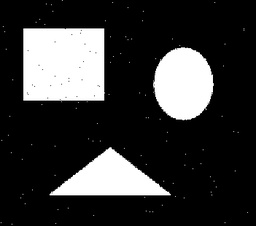
#> input picture Project3/original_imgs/noise.jpg, 256 x 226 px, shrunk from 351 x 310 before the run, found by its file name
$ python closingOpening.py
#> lines starting #> are read from the running program, lines starting #| are printed output that depends on the picture; after the words box and inside, x2 and y2 are one past the last pixel; in counts of white or black regions, pixels touching at a corner belong together
#!/usr/bin/env python3
# -*- coding: utf-8 -*-
"""
Created on Mon Nov 26 21:29:53 2018

@author: stutishukla
"""
import cv2
import numpy as np
# [6 lines of commented-out code are left out]

img = cv2.imread("/Users/stutishukla/Downloads/proj3_cse573/original_imgs/noise.jpg", cv2.IMREAD_GRAYSCALE)
#> img is the input picture: shape (226, 256); min 0, max 255, mean 54.2
#print(img)
img=img/255

a = np.asarray(img)
#print(a)
kernelW, kernelH = 3, 3
kernelData = [[0 for x in range(kernelW)] for y in range(kernelH)]
kernelData[0][0] = 1
kernelData[0][1] = 1
kernelData[0][2] = 1
kernelData[1][0] = 1
kernelData[1][1] = 1
kernelData[1][2] = 1
kernelData[2][0] = 1
kernelData[2][1] = 1
kernelData[2][2] = 1

imageH=len(img)
#> imageH = 226
imageW=len(img[0])
#> imageW = 256

updatedImageData = [[0 for x in range(imageW)] for y in range(imageH)]
newUpdatedImageData = [[0 for x in range(imageW)] for y in range(imageH)]
updatedImageDataII = [[0 for x in range(imageW)] for y in range(imageH)]
newUpdatedImageDataII = [[0 for x in range(imageW)] for y in range(imageH)]
finalImage = [[0 for x in range(imageW)] for y in range(imageH)]


def calculateDilationat(widthindex , heightindex, curr_img, order=None):

    result = 0;

    for i in range(kernelH):
        for j in range(kernelW):
            currentWidthIndex = widthindex-1+j
            currentHeightIndex = heightindex-1+i

            if((currentHeightIndex<0) or (currentHeightIndex >= imageH)):
                continue

            if ((currentWidthIndex < 0) or (currentWidthIndex >= imageW)):
                continue

            if((curr_img[currentHeightIndex][currentWidthIndex]==1) and (kernelData[i][j]==1)):
                #print('255')
                if order == 1:
                    result = 255
                else:
                    result=1
                break


    return result

def calculateErosionat(widthindex , heightindex, curr_img, order=None):

    result = 0

    for i in range(kernelH):
        for j in range(kernelW):
            currentWidthIndex = widthindex-1+j
            currentHeightIndex = heightindex-1+i

            if((currentHeightIndex<0) or (currentHeightIndex >= imageH)):
                continue

            if ((currentWidthIndex < 0) or (currentWidthIndex >= imageW)):
                continue

            if((curr_img[currentHeightIndex][currentWidthIndex]==1) and (kernelData[i][j]==1)):
                result += 1

    if(result==9):
        if order== 1:
            result = 255
        else:
            result=1
    else:
         result=0

    return result

for i in range(imageH):
    for j in range(imageW):
        currentHeightOffset = i
        currentWidthOffset = j
        kernelValue = calculateDilationat(currentWidthOffset,currentHeightOffset, a)
        updatedImageData[i][j] = kernelValue

updatedImageDataH=len(updatedImageData)
updatedImageDataW=len(updatedImageData[0])
b=np.asarray(updatedImageData)
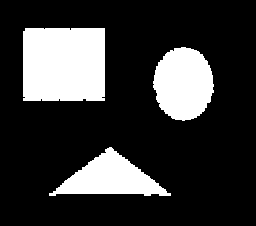
#> b: shape (226, 256) int64; values 0 (black) and 1 (white), 21.4% white; 3 white regions, box (x1, y1, x2, y2) and area: (23, 28, 105, 101) 5962, (153, 47, 214, 121) 3456, (49, 147, 171, 196) 2944

for i in range(updatedImageDataH):
    for j in range(updatedImageDataW):
        currentHeightOffset = i
        currentWidthOffset = j
        kernelValue2 = calculateErosionat(currentWidthOffset,currentHeightOffset, b)
        newUpdatedImageData[i][j] = kernelValue2

newUpdatedImageDataH = len(newUpdatedImageData)
newUpdatedImageDataW = len(newUpdatedImageData[0])
c=np.asarray(newUpdatedImageData)
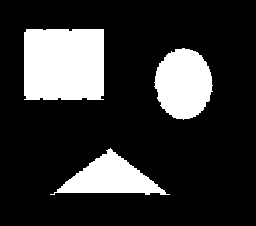
#> c: shape (226, 256) int64; values 0 (black) and 1 (white), 19.7% white; 3 white regions, box (x1, y1, x2, y2) and area: (24, 29, 104, 100) 5628, (154, 48, 213, 120) 3180, (50, 148, 170, 195) 2596

for i in range(newUpdatedImageDataH):
    for j in range(newUpdatedImageDataW):
        currentHeightOffset = i
        currentWidthOffset = j
        kernelValue3=calculateErosionat(currentWidthOffset,currentHeightOffset, c)
        updatedImageDataII[i][j]=kernelValue3

updatedImageDataIIH = len(updatedImageDataII)
updatedImageDataIIW = len(updatedImageDataII[0])
d=np.asarray(updatedImageDataII)
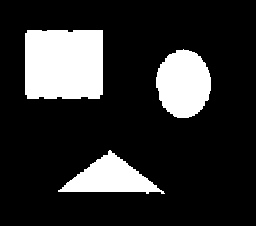
#> d: shape (226, 256) int64; values 0 (black) and 1 (white), 18.1% white; 3 white regions, box (x1, y1, x2, y2) and area: (25, 30, 103, 99) 5307, (156, 49, 211, 118) 2919, (58, 150, 165, 194) 2271

for i in range(updatedImageDataIIH):
    for j in range(updatedImageDataIIW):
        currentHeightOffset = i
        currentWidthOffset = j
        kernelValue4=calculateDilationat(currentWidthOffset,currentHeightOffset, d, order=1)
        newUpdatedImageDataII[i][j]=kernelValue4


# [7 lines of commented-out code are left out]
closingOpening=np.asarray(newUpdatedImageDataII,dtype='uint8')
#> closingOpening: shape (226, 256); 19.7% white; 3 white regions, box (x1, y1, x2, y2) and area: (24, 29, 104, 100) 5623, (155, 48, 212, 119) 3171, (57, 149, 166, 195) 2581
cv2.imwrite('/Users/stutishukla/Downloads/Project3_images/task1/res_noise1.jpg',closingOpening)
#print(np.max(closing))
e=np.asarray(newUpdatedImageDataII)
e=e/255
newUpdatedImageDataIIH = len(newUpdatedImageDataII)
newUpdatedImageDataIIW = len(newUpdatedImageDataII[0])
#e=np.asarray(newUpdatedImageDataII)
for i in range(newUpdatedImageDataIIH):
    for j in range(newUpdatedImageDataIIW):
        currentHeightOffset = i
        currentWidthOffset = j
        kernelValue5=calculateErosionat(currentWidthOffset,currentHeightOffset, e, order=1)
        finalImage[i][j]=kernelValue5

finalImage=np.asarray(finalImage)
closingOpening=closingOpening-finalImage
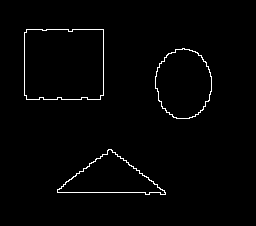
#> closingOpening: shape (226, 256) int64; 1.5% white in thin lines or dots, all inside (x1, y1, x2, y2) = (24, 29, 212, 195)
cv2.imwrite('/Users/stutishukla/Downloads/Project3_images/task1/res_bound1.jpg',closingOpening)
